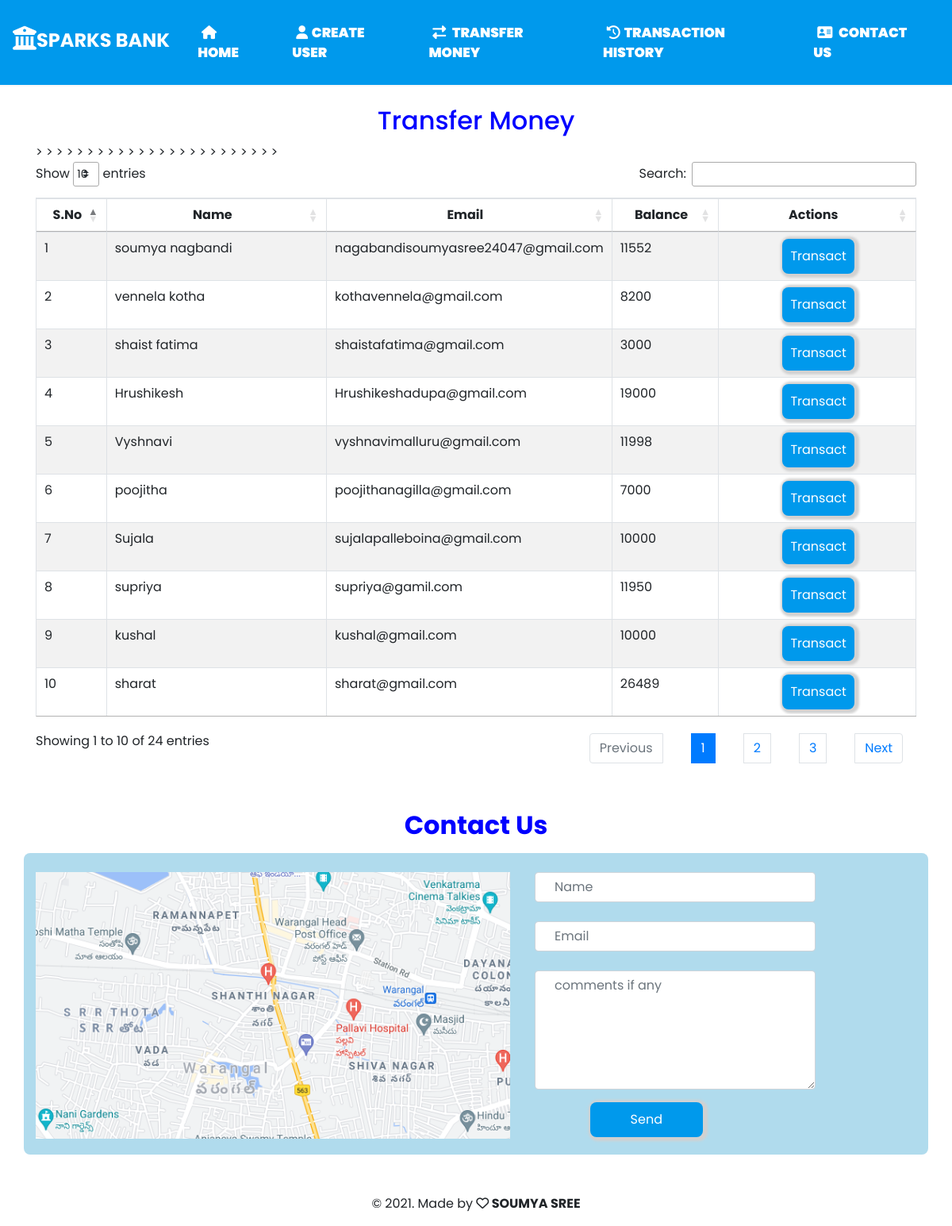
/transfer.php, run on the app's committed database.
### tables this page shows
CREATE TABLE `users` (
  `id` int(11) NOT NULL,
  `email` varchar(255) DEFAULT NULL,
  `name` varchar(255) DEFAULT NULL,
  `Balance` int(255) NOT NULL
);

### transfer.php (the view, shortened to what this page needs)
<?php
include 'config.php';
$sql = "select * from users";
$result = mysqli_query($conn,$sql);
?>
<!DOCTYPE html>
<head>
    <link rel="stylesheet" style="index.css">
    <link
    rel="stylesheet"
    href="https://cdnjs.cloudflare.com/ajax/libs/animate.css/4.1.1/animate.min.css"
  />
    <link rel="stylesheet" href='css/navbar.css'>
    <link rel="stylesheet" href='css/index.css'>
    <link rel="stylesheet" href='css/createuser.css'>
       <link href="https://cdn.datatables.net/1.10.25/css/jquery.dataTables.min.css" rel="stylesheet">
       <link rel="stylesheet" href="https://maxcdn.bootstrapcdn.com/bootstrap/4.5.2/css/bootstrap.min.css">
 <link rel="stylesheet" href="https://cdn.datatables.net/1.10.25/css/dataTables.bootstrap4.min.css">
</head>
<body>
     <nav class="navbar navbar-expand-md navbar-light">
    <a href="#" class="navbar-brand" style="color:white;"><h4 class="animate__animated animate__bounce"
    style="animation-delay:1s"> <b><i class="fas fa-university fa fa-1.5x"></i>Sparks Bank </b></h4> </a>
    <div class="navbar-collapse collapse" id="navbarmenu">
    <ul class="navbar-nav">
       <li class="nav-item"><a class="nav-link" style="color:white;" href="index.php"><i class="fas fa-home"></i> Home </a></li>
       <li class="nav-item"><a class="nav-link" style="color:white;" href="createuser.php"><i class="fas fa-user"></i>Create User</a></li>
       <li class="nav-item"><a class="nav-link" style="color:white;" href="transfer.php"><i class="fas fa-exchange-alt"></i> Transfer Money </a></li>
       <li class="nav-item"><a class="nav-link"  style="color:white;" href="transactionhis.php"><i class="fas fa-history"></i>Transaction History </a></li>
       <li class="nav-item"><a class="nav-link" style="color:white;" href="#contacts"><i class="fas fa-address-card"></i> Contact Us </a></li>
    </ul>
</div>
  </nav>
<div class="container">
<h2 class="text-center pt-4" style="color:blue;"> Transfer Money </h2>
       <div class="table-responsive-md">
            <table id="datatable" class="table table-sm table-bordered table-striped table-s table-hover">
                <thead>
                    <tr>
                    <th scope="col" class="text-center py-2" width="8%;">S.No</th>
    <th scope="col" class="text-center py-2" width="25%">Name</th>
    <th scope="col" class="text-center py-2" width="30%">Email</th>
    <th scope="col" class="text-center py-2"> Balance</th>
    <th scope="col" class="text-center py-2"> Actions</th>
                    </tr>
                </thead>
                <tbody>
                <?php if(mysqli_num_rows($result)>0)
     {
        $i=1;
       while($row=mysqli_fetch_assoc($result)){ ?>
     <tr>
        <td><?php echo $i?></td>
        <td><?php echo $row['name']?></td>
        <td><?php echo $row['email']?></td>
        <td><?php echo $row['Balance']?></td>
        <td><a href="selectuser.php?id=<?php echo $row['id'];?>"> <button type="button" class="button"> Transact </button></a></td>>
       </tr>
       <?php $i++;}}
    else{
       ?>
       <tr>
          <td colspan="5" style="text-align:center;"> No Data Found </td>
    </tr>
       <?php
    }
    ?>
               </tbody>
            </table>
</div>
</div>
<div class="contacts" id="contacts">
<h2 class="text-center mt-5" style="color:blue;font-weight:bold;"> Contact Us </h2>
<div class="container mt-3">
   <div class="contact img">
     <img src="images/map1.png" class="img-fluid mt-4">
   </div>
   <div class="contact-details">
       <form>
     <input type="text" class="form-control mt-4 pl-4" placeholder="Name" name="name1"  required>
     <input type="email" class="form-control mt-4 pl-4" placeholder="Email" name="email1">
     <textarea class="form-control mt-4 pl-4"  placeholder="comments if any" name='text' style="height:150px;" required></textarea>
     <button class="button mt-3" id="send" style="width:40%;"> Send </button>
       </form>
</div>
</div>
</div>
<center>
<p style="padding-top:50px;">&copy 2021. Made by <b><i class="far fa-heart"></i> SOUMYA SREE</b>
</center>
  </body>
</html>

### css/navbar.css (style rules this page uses)
.navbar { position:relative; text-transform: uppercase; background:#0099ec; border-bottom: 2px solid rgb(246, 247, 248); font-size: 0.9rem; width: 100%; font-size: 17px; font-family: "poppins", sans-sarif; z-index: 10; justify-content:space-between; align-items:center; }
.navbar-brand i { font-size:30px; }
.navbar-nav { margin-left:auto; }
.nav-item { padding:0.7rem; }
.navbar-nav .nav-item .nav-link { text-decoration:none; color:white; transition:all 0.5s ease; font-weight:900; }
.navbar-nav .nav-item i { padding:0.3rem; }

### css/index.css (style rules this page uses)
* { margin: 0; padding:0; box-sizing: border-box; font-family:"poppins", sans-sarif; }
.img img { padding-right:5%; }
.button { margin-left:70px; border:none; background:none; color:white; box-shadow:2px 1px 3px 4px rgb(209, 209, 209); padding:10px; border-radius:8px; background:#0099ec; outline:none; }
.contacts .container { display:flex; flex-direction:row; background:rgb(176, 219, 237); padding-bottom:20px; border-radius:8px; }

### css/createuser.css (style rules this page uses)
.form-control { border-bottom:2px solid #ccc; transition:border-color .2s; }
.form-control::placeholder { color:rgba(73,73,73); }

### data on the page
users: name "soumya nagbandi", email "nagabandisoumyasree24047@gmail.com", Balance "11552"
users: name "vennela kotha", email "kothavennela@gmail.com", Balance "8200"
users: name "shaist fatima", email "shaistafatima@gmail.com", Balance "3000"
users: name "Hrushikesh", email "Hrushikeshadupa@gmail.com", Balance "19000"
users: name "Vyshnavi", email "vyshnavimalluru@gmail.com", Balance "11998"
users: name "poojitha", email "poojithanagilla@gmail.com", Balance "7000"
users: name "Sujala", email "sujalapalleboina@gmail.com", Balance "10000"
users: name "supriya", email "supriya@gamil.com", Balance "11950"
users: name "kushal", email "kushal@gmail.com", Balance "10000"
users: name "sharat", email "sharat@gmail.com", Balance "26489"
